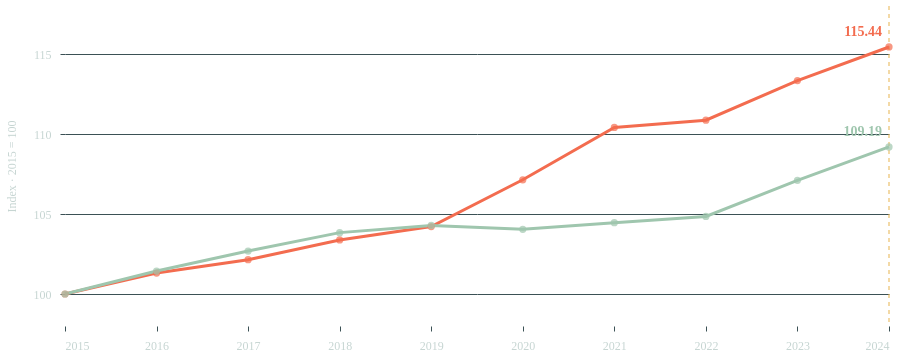

This figure's Vega-Lite source:
### Vega-Lite specification from a JSON file in a GitHub repository (floating-point values rounded to 4 significant figures)
{"$schema": "https://vega.github.io/schema/vega-lite/v6.json", "width": 900, "background": "transparent", "autosize": {"type": "fit-x", "contains": "padding", "resize": true}, "config": {"font": "DM Sans", "view": {"stroke": null}, "axis": {"labelFontSize": 12, "titleFontSize": 12, "titleFontWeight": "normal", "labelColor": "#c6d5d2", "titleColor": "#c6d5d2", "gridColor": "#3b5155", "domain": false, "tickColor": "#3b5155", "labelPadding": 9, "titlePadding": 15}, "legend": {"labelFontSize": 12, "titleFontSize": 12, "labelColor": "#c6d5d2", "titleColor": "#c6d5d2", "orient": "top", "direction": "horizontal", "title": null}, "text": {"font": "DM Sans"}}, "height": 320, "data": {"values": [{"year": 2015, "series": "Public hospital beds", "index": 100, "count": 45087}, {"year": 2015, "series": "Population", "index": 100, "count": 31186100}, {"year": 2016, "series": "Public hospital beds", "index": 101.3, "count": 45678}, {"year": 2016, "series": "Population", "index": 101.4, "count": 31633500}, {"year": 2017, "series": "Public hospital beds", "index": 102.1, "count": 46054}, {"year": 2017, "series": "Population", "index": 102.7, "count": 32022600}, {"year": 2018, "series": "Public hospital beds", "index": 103.4, "count": 46611}, {"year": 2018, "series": "Population", "index": 103.8, "count": 32382300}, {"year": 2019, "series": "Public hospital beds", "index": 104.2, "count": 46988}, {"year": 2019, "series": "Population", "index": 104.3, "count": 32523000}, {"year": 2020, "series": "Public hospital beds", "index": 107.1, "count": 48305}, {"year": 2020, "series": "Population", "index": 104.0, "count": 32447400}, {"year": 2021, "series": "Public hospital beds", "index": 110.4, "count": 49781}, {"year": 2021, "series": "Population", "index": 104.5, "count": 32576300}, {"year": 2022, "series": "Public hospital beds", "index": 110.9, "count": 49985}, {"year": 2022, "series": "Population", "index": 104.8, "count": 32698100}, {"year": 2023, "series": "Public hospital beds", "index": 113.3, "count": 51100}, {"year": 2023, "series": "Population", "index": 107.1, "count": 33401800}, {"year": 2024, "series": "Public hospital beds", "index": 115.4, "count": 52048}, {"year": 2024, "series": "Population", "index": 109.2, "count": 34052100}]}, "encoding": {"x": {"field": "year", "type": "quantitative", "scale": {"domain": [2015, 2024]}, "axis": {"title": null, "format": "d", "values": [2015, 2016, 2017, 2018, 2019, 2020, 2021, 2022, 2023, 2024], "grid": false}}, "y": {"field": "index", "type": "quantitative", "scale": {"domain": [98, 118], "zero": false}, "axis": {"title": "Index · 2015 = 100", "values": [100, 105, 110, 115]}}, "color": {"field": "series", "type": "nominal", "scale": {"domain": ["Public hospital beds", "Population"], "range": ["#f36c4f", "#9fc6ae"]}, "legend": null}, "tooltip": [{"field": "year", "type": "ordinal", "title": "Year"}, {"field": "series", "title": "Series"}, {"field": "index", "format": ".2f", "title": "Index (2015 = 100)"}, {"field": "count", "format": ",", "title": "Beds / residents"}]}, "layer": [{"data": {"values": [{"year": 2024}]}, "mark": {"type": "rule", "color": "#e8b44e", "strokeDash": [4, 4]}, "encoding": {"x": {"field": "year", "type": "quantitative"}, "y": {"value": 0}, "y2": {"value": 320}, "color": {"value": "#e8b44e"}}}, {"mark": {"type": "line", "strokeWidth": 3}}, {"mark": {"type": "point", "filled": true, "size": 52}}, {"transform": [{"filter": "datum.year === 2024"}], "mark": {"type": "text", "align": "right", "dx": -7, "dy": -15, "fontWeight": 700, "fontSize": 14}, "encoding": {"text": {"field": "index", "format": ".2f"}}}], "params": [{"name": "hoveredState", "value": ""}], "usermeta": {"export": {"generator": "indexedLineChartSpec", "arguments": [900, 2024], "chartId": "indexed", "note": "Year slider and year readout require React. Hover emphasis is driven by the website; hoveredState starts empty. Tooltip definitions are retained. Width is a fixed snapshot; page layout and fonts are supplied by the host."}}}
